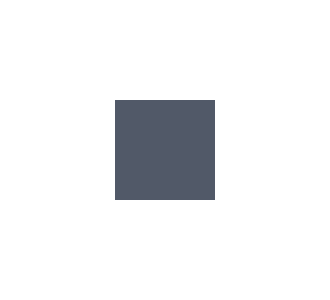
Frame 1 (no input)
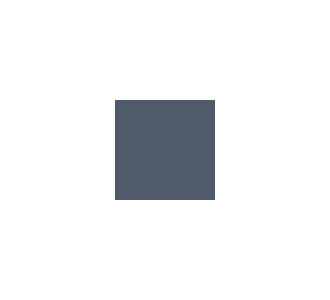
Frame 60 (the mouse pressed at the canvas centre just before this capture)
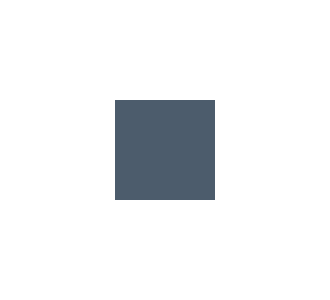
Frame 120 (the mouse held since frame 60 and released just before this capture)

The Processing sketch that drew these frames (run headless with seeded random() and noise(); from frame 60 on, the mouse is pressed at the canvas centre):

// Processing sketch: processing_151555
// ── processing_151555.pde

float mediaSec, mediaSec2, mediaSec3; //não esquecer de colocar todos os mediaSec aqui

void setup(){
  size(330,300);
}

void draw(){
  background(255);
  
  mediaSec = map(second(), 0,59,173,38); //Red muda do valor 173 ao 38, conforme segundos
  mediaSec2 = map(second(), 0,59,37,115); //Blue muda do valor 37 ao 115, conforme segundos
  mediaSec3 = map(second(), 0,59,37,137); //Green muda do valor 37 ao, 137 conforme segundos
  
  noStroke();
  fill(mediaSec,mediaSec2,mediaSec3);
  rect(width/2-50,height/2-50,100,100);
  
  
}
